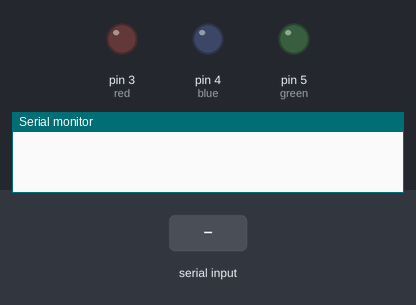
Bench run of a sketch on a simulated Arduino Uno, built with avr-gcc and run on an emulated ATmega328P. Shown: output pins drawn as LEDs (lit = HIGH), the last lines printed to the serial monitor. Dashed ring = blinking. Inputs (shaded band) come from the test bench.

Above: at 0.8 s.
0.9 s: "90,45\n" received over Serial
At 1.7 s:
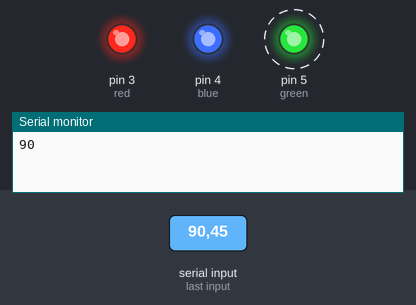
At 5.7 s:
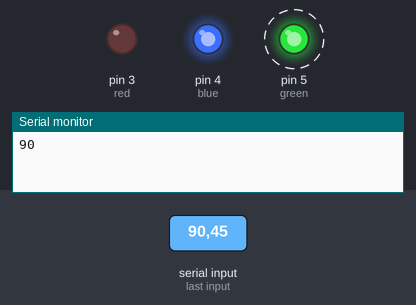
Timing chart, 0 to 12.9 s (numbered marks = the images above; inputs shaded):
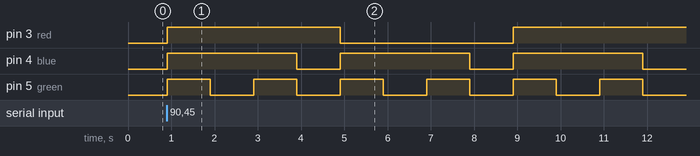

The sketch:

sketch_oct30a.ino
```cpp
int red = 3, blue = 4, green = 5;
int i = 0;
long h = 0;

void setup() {
  Serial.begin(9600);
  pinMode(red,OUTPUT);
  pinMode(blue,OUTPUT);
  pinMode(green,OUTPUT);
  while(h == 0) {
    h = Serial.parseInt();
    Serial.println(h);
  }
}

void loop() {
  digitalWrite(red,i<4);
  digitalWrite(blue,(i%4)<3);
  digitalWrite(green,(i%2)==0);
  i=(i+1)%8;
  delay(1000);
}

/*void loop() {
  digitalWrite(red,HIGH);
  digitalWrite(blue,HIGH);
  digitalWrite(green,HIGH);
  delay(1000);
  digitalWrite(red,LOW);
  digitalWrite(blue,LOW);
  digitalWrite(green,LOW);
  delay(1000);
}*/
```

Measured:
- after the input at 0.9 s, pin 3 (red): LOW → HIGH at once, → LOW 4.0 s later, → HIGH 4.0 s later; pin 4 (blue): alternates HIGH for 3.0 s and LOW for 1.0 s, starting at once; pin 5 (green): alternates HIGH for 1.0 s and LOW for 1.0 s, starting at once
